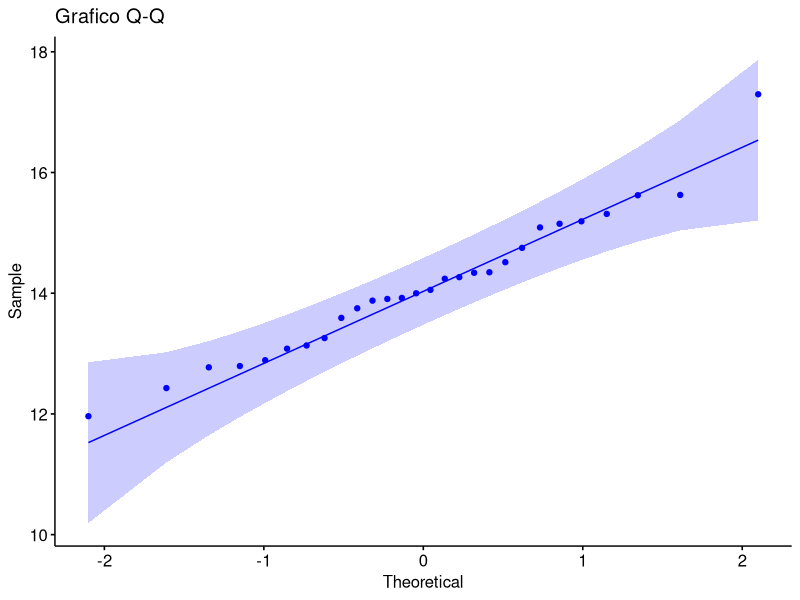

Here is the R script that generated this plot:
## ---- chunk 1
# Leemos el conjunto de datos
data <- read.csv2("EP02 Datos.csv")

# Mostramos algunos datos de la tabla
head(data)
## ---- chunk 2
library(dplyr)

glimpse(data)
## ---- chunk 3
# Modificar el tipo de dato de Zona
data[["Zona"]] <- factor(data[["Zona"]])

glimpse(data)
## ---- chunk 4
# Seleccionamos los datos que nos interesan
tiemposAntesSur <- data %>% filter(Zona == "Sur") %>% select(Previo)

# Tamaño de la muestra
tamano <- length(tiemposAntesSur[["Previo"]])

cat("El tamaño de la muestra es:", tamano)
## ---- chunk 5
# Prueba de Shapiro
cat("El valor p de la prueba de Shapiro para normalidad es: p =", shapiro.test(tiemposAntesSur[["Previo"]])$p)
## ---- chunk 6
library(ggpubr)

# Gráfico Q-Q
g <- ggqqplot(tiemposAntesSur, x = "Previo", title = "Grafico Q-Q", color = "blue")
plot(g)
## ---- chunk 7
valorNulo = 14.3
confianza = 0.95

# Prueba t para una muestra y una cola (derecha)
t.test(tiemposAntesSur, alternative = "less", mu = valorNulo, conf.level = confianza)
## ---- chunk 8
#Filtramos los datos
tiemposCentroNorte <- data %>% filter(Zona=="Centro-Norte") %>% select(Previo, Posterior)

# Diferencia de muestras
diferencia <- tiemposCentroNorte[["Previo"]] - tiemposCentroNorte[["Posterior"]]

# Prueba de Shapiro
cat("El valor p de la prueba de Shapiro para normalidad de la diferencia de muestras es: p =", shapiro.test(diferencia)$p)
## ---- chunk 9
valorNulo = 3.4
confianza = 0.95

# Prueba t para dos muestras dependientes y una cola (derecha)
t.test(x = tiemposCentroNorte[["Previo"]], y = tiemposCentroNorte[["Posterior"]],
       paired = TRUE, alternative = "less", mu = valorNulo, conf.level = confianza)
## ---- chunk 10
# Filtramos los datos
tiemposCentroNorte <- data %>% filter(Zona=="Centro-Norte") %>% select(Posterior)
tiemposCentroSur <- data %>% filter(Zona=="Centro-Sur") %>% select(Posterior)

# Prueba de Shapiro
cat("El valor p de la prueba de Shapiro sobre los atletas de la zona Centro-Norte es: p =", shapiro.test(tiemposCentroNorte[["Posterior"]])$p)

cat("El valor p para los atletas de la zona Centro-Sur: p =", shapiro.test(tiemposCentroSur[["Posterior"]])$p)
## ---- chunk 11
valorNulo = -1
confianza = 0.95

# Prueba t para dos muestras dependientes y una cola (derecha)
t.test(x = tiemposCentroNorte[["Posterior"]], y = tiemposCentroSur[["Posterior"]],
       paired = FALSE, alternative = "two.sided", mu = valorNulo, conf.level = confianza)
## ---- chunk 12
#Se filtran los datos con los atletas que pertenecen a la zona Centro-sur
tiemposCentroSur <- data %>% filter(Zona == "Centro-Sur")

#Se cuenta la cantidad de atletas de la zona
totalAtletasCentroSur <- nrow(tiemposCentroSur)
## ---- chunk 13
#Se obtienen los atletas que mejoraron su tiempo al menos en 5,1 segundos
tiemposMejoradosCentroSur <- tiemposCentroSur %>% filter(Previo - Posterior >= 5.1)

#Se cuenta la cantidad de atletas que mejoraron su tiempo
totalExitosCentroSur <- nrow(tiemposMejoradosCentroSur)
## ---- chunk 14
library(pwr)

significancia <- 0.05
efecto <- (10 - 9.7) / 1   # d = 0.3

resultado <- pwr.t.test(d = efecto,
                        sig.level = significancia,
                        power = 0.8,
                        type = "one.sample")

resultado
